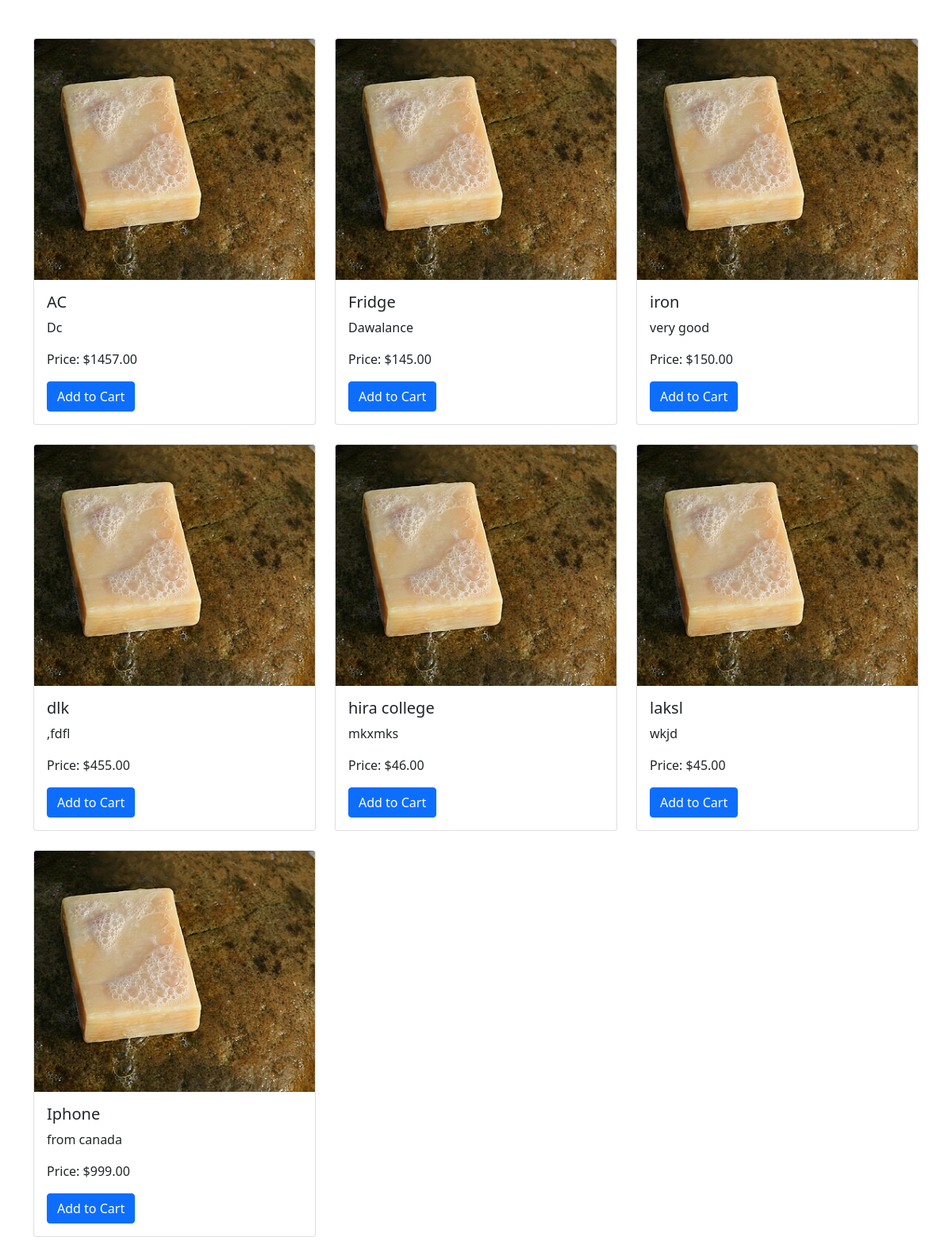
Page /product_list/ on the committed database.
### myapp/models.py (models this page shows, shortened)
class products1(models.Model):
    product_id = models.AutoField(primary_key=True)
    name = models.CharField(max_length=200)
    description = models.CharField(max_length=200)
    seller = models.ForeignKey(Seller, on_delete=models.CASCADE)
    category = models.ForeignKey(Category, on_delete=models.CASCADE)
    price = models.DecimalField(max_digits=10, decimal_places=2)
    quantity = models.IntegerField()
    image = models.FileField(upload_to='media/', null=True, blank=True)

### myapp/views.py (the view)
# urls.py: path('product_list/',views.product_list,name="product_list"),
def product_list(request):
    product = products1.objects.all()
    return render(request, 'product_list.html', {'products': product})

### templates/product_list.html (shortened to what this page needs)
<!doctype html>
<html lang="en">
  <head>
    <link href="https://cdn.jsdelivr.net/npm/bootstrap@5.0.2/dist/css/bootstrap.min.css" rel="stylesheet">
  </head>
  <body>
   <div class="container mt-5">
    <div class="row">
        {% for product in products %}
        <div class="col-md-4 mb-4">
            <div class="card">
                <img src="/static/assets/soa.jpg" class="card-img-top" alt="{{ product.name }}">
                <div class="card-body">
                    <h5 class="card-title">{{ product.name }}</h5>
                    <p class="card-text">{{ product.description }}</p>
                    <p class="card-text">Price: ${{ product.price }}</p>
                    <button class="btn btn-primary add-to-cart" data-product-id="">Add to Cart</button>
                </div>
            </div>
        </div>
        {% endfor %}
    </div>
</div>
  </body>
</html>

### rows in the picture
products1: name "AC", description "Dc", price "1457.00"
products1: name "Fridge", description "Dawalance", price "145.00"
products1: name "iron", description "very good", price "150.00"
products1: name "dlk", description ",fdfl", price "455.00"
products1: name "hira college", description "mkxmks", price "46.00"
products1: name "laksl", description "wkjd", price "45.00"
products1: name "Iphone", description "from canada", price "999.00"
